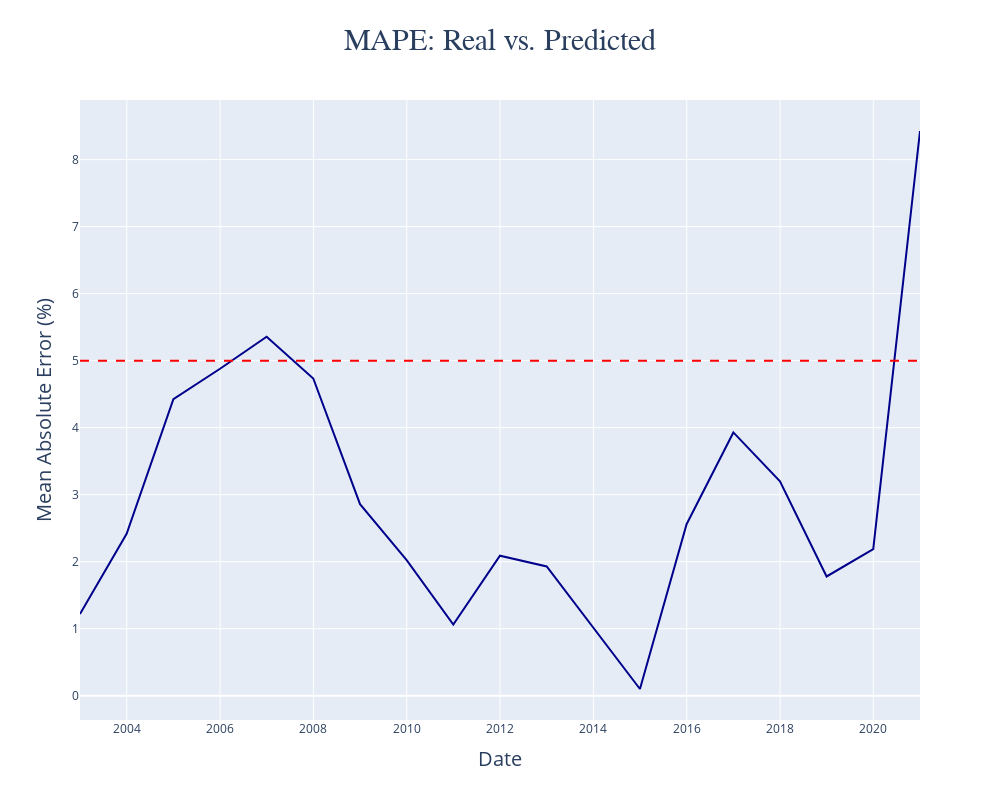

The notebook cell this image was saved under:
### Code cell
# MAPE Graph
x, y = zip(*errors)

fig = go.Figure()

fig.update_layout(
    width = 1000,
    height = 800,
    title = dict(
        text = 'MAPE: Real vs. Predicted',
        font = dict(
            family = 'Arial',
            size = 30
        ),
        x = 0.5
    )
)

fig.update_xaxes(
    title_text = 'Date',
    title_font = {'size': 20}
)

fig.update_yaxes(
    title_text = 'Mean Absolute Error (%)',
    title_font = {'size': 20}
)

fig.add_trace(
    go.Scatter(
        x = x,
        y = y,
        mode = 'lines',
        marker = dict(
            color = 'darkblue',
            size = 15
        )
    )
)

fig.add_hline(y=5,
                line_width = 2,
                line_color = 'red',
                line_dash = 'dash'
)

fig.show()

### Figure 1 — Plotly figure (JSON) as saved in the notebook; plotly's stock layout.template omitted (floating-point values rounded to 4 significant figures)
{"data": [{"marker": {"color": "darkblue", "size": 15}, "mode": "lines", "type": "scatter", "x": ["2002-12-31T00:00:00", "2003-12-31T00:00:00", "2004-12-31T00:00:00", "2005-12-31T00:00:00", "2006-12-31T00:00:00", "2007-12-31T00:00:00", "2008-12-31T00:00:00", "2009-12-31T00:00:00", "2010-12-31T00:00:00", "2011-12-31T00:00:00", "2012-12-31T00:00:00", "2013-12-31T00:00:00", "2014-12-31T00:00:00", "2015-12-31T00:00:00", "2016-12-31T00:00:00", "2017-12-31T00:00:00", "2018-12-31T00:00:00", "2019-12-31T00:00:00", "2020-12-31T00:00:00"], "y": [1.221, 2.416, 4.425, 4.88, 5.358, 4.734, 2.858, 2.023, 1.062, 2.089, 1.929, 1.02, 0.1002, 2.559, 3.929, 3.198, 1.779, 2.187, 8.427]}], "layout": {"height": 800, "shapes": [{"line": {"color": "red", "dash": "dash", "width": 2}, "type": "line", "x0": 0, "x1": 1, "xref": "x domain", "y0": 5, "y1": 5, "yref": "y"}], "title": {"font": {"family": "Arial", "size": 30}, "text": "MAPE: Real vs. Predicted", "x": 0.5}, "width": 1000, "xaxis": {"title": {"font": {"size": 20}, "text": "Date"}}, "yaxis": {"title": {"font": {"size": 20}, "text": "Mean Absolute Error (%)"}}}}
